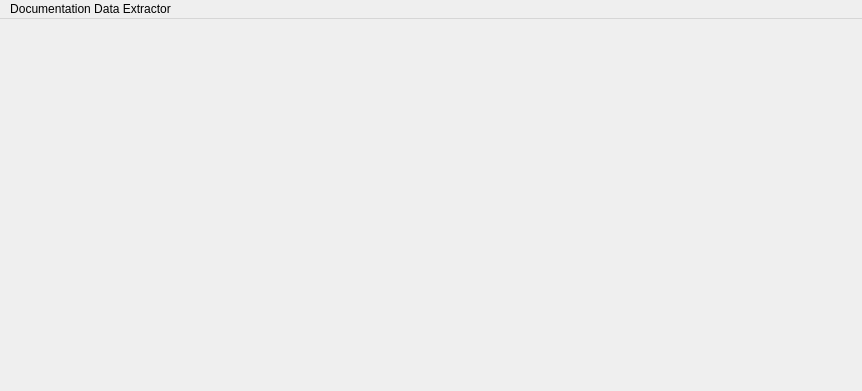
<?xml version="1.0" encoding="UTF-8"?>
<ui version="4.0">
 <class>MainWindow</class>
 <widget class="QMainWindow" name="MainWindow">
  <property name="geometry">
   <rect>
    <x>0</x>
    <y>0</y>
    <width>862</width>
    <height>391</height>
   </rect>
  </property>
  <property name="minimumSize">
   <size>
    <width>200</width>
    <height>200</height>
   </size>
  </property>
  <property name="acceptDrops">
   <bool>false</bool>
  </property>
  <property name="windowTitle">
   <string>MainWindow</string>
  </property>
  <widget class="QWidget" name="centralWidget"/>
  <widget class="QMenuBar" name="menuBar">
   <property name="geometry">
    <rect>
     <x>0</x>
     <y>0</y>
     <width>862</width>
     <height>22</height>
    </rect>
   </property>
   <widget class="QMenu" name="menuDocumentation_Data_Extractor">
    <property name="title">
     <string>Documentation Data Extractor</string>
    </property>
    <addaction name="actionOpen"/>
   </widget>
   <addaction name="menuDocumentation_Data_Extractor"/>
  </widget>
  <action name="actionOpen">
   <property name="text">
    <string>Open</string>
   </property>
   <property name="shortcut">
    <string>Ctrl+O</string>
   </property>
  </action>
 </widget>
 <layoutdefault spacing="6" margin="11"/>
 <resources/>
 <connections/>
</ui>
